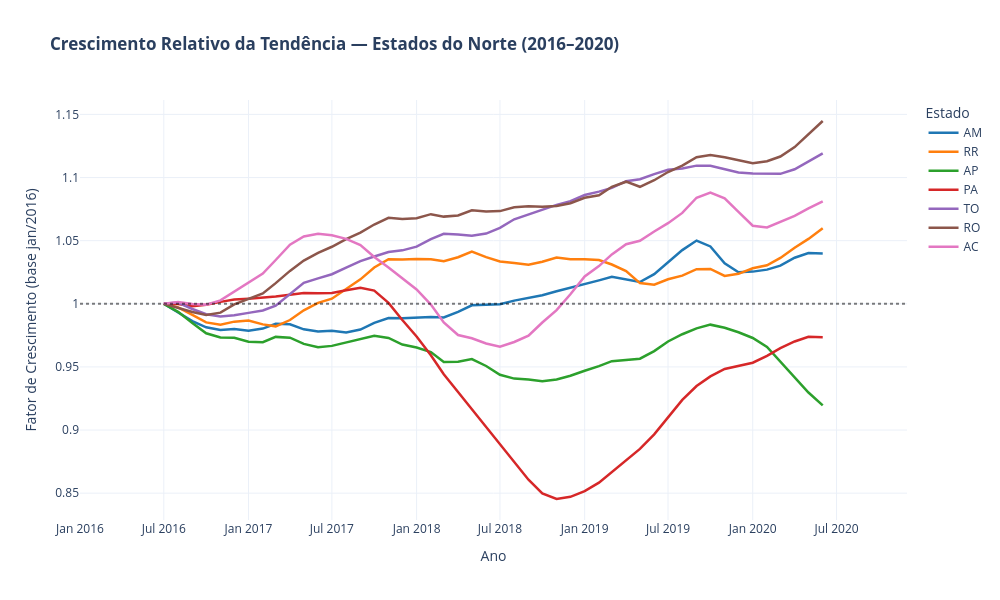

This figure's notebook cell:
### Markdown cell above
O Norte se destaca como a região de maior crescimento relativo — mas a queda brusca entre 2018 e 2020 chama atenção. Para entender o que aconteceu, é preciso descer um nível: analisar os estados individualmente, onde o choque está concentrado.

### Code cell
fig = go.Figure()
for i, uf in enumerate(REGIOES['Norte']):
    serie = (consumo[(consumo['sigla_uf'] == uf) & (consumo['tipo_consumo'] == 'Total')]
             .set_index('data')['consumo']
             .sort_index()
             .loc['2016':'2020'])
    trend = decompor(serie).trend
    norm  = trend / trend.dropna().iloc[0]
    fig.add_trace(go.Scatter(
        x=norm.index, y=norm.values, name=uf,
        line=dict(color=CORES_REG[i], width=2.5),
        hovertemplate=f'<b>{uf}</b><br>Fator: %{{y:.2f}}x<extra></extra>'))

fig.add_hline(y=1, line_dash='dot', line_color='black', opacity=0.5)
fig.update_layout(
    title='<b>Crescimento Relativo da Tendência — Estados do Norte (2016–2020)</b>',
    template='plotly_white', xaxis_title='Ano',
    yaxis_title='Fator de Crescimento (base jan/2016)', hovermode='x unified',
    legend_title='Estado', width=1000, height=600)
fig.show()
